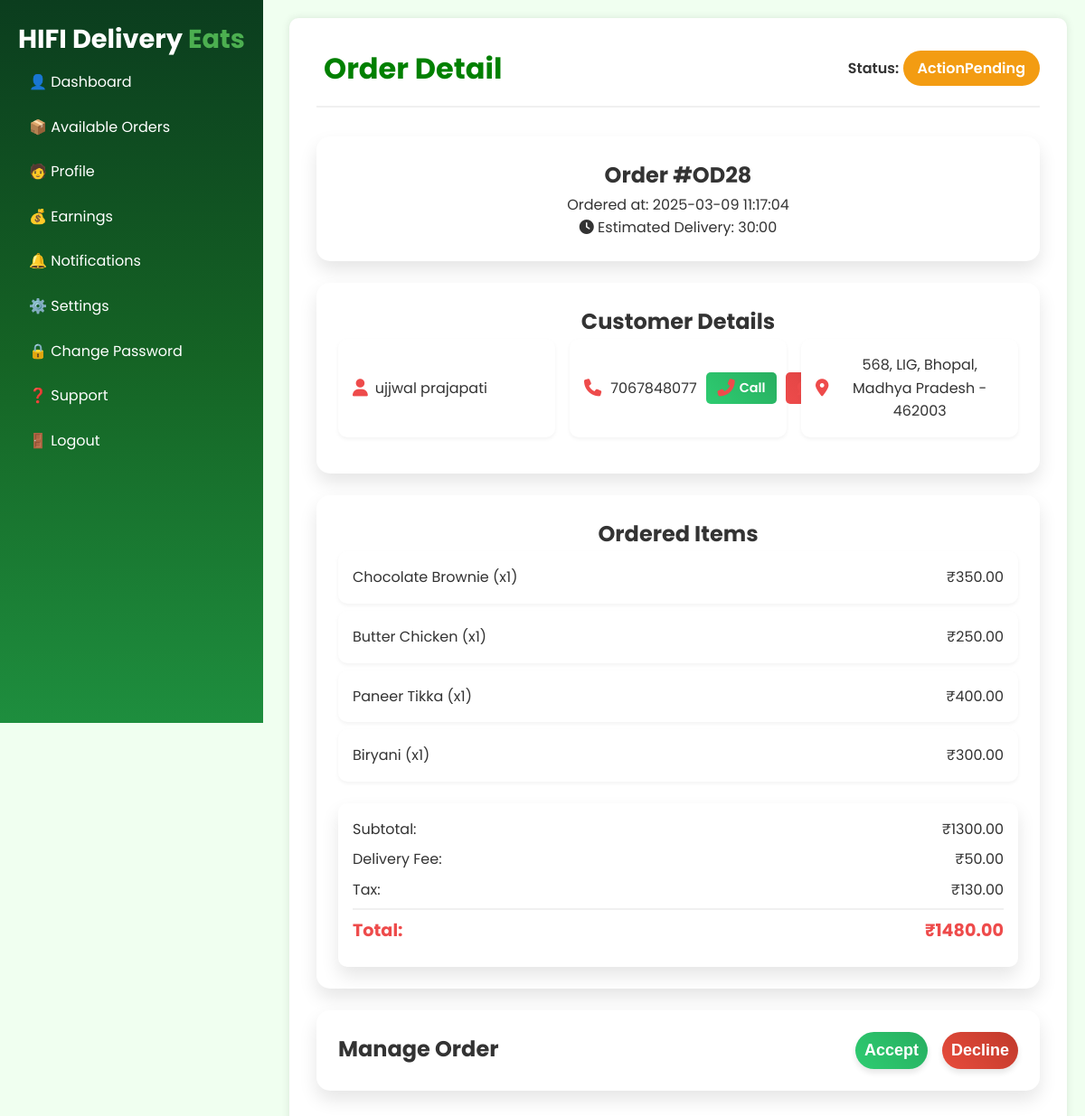
Before: /delivery-partner/order-detail/28 (signed in) with the older database file.
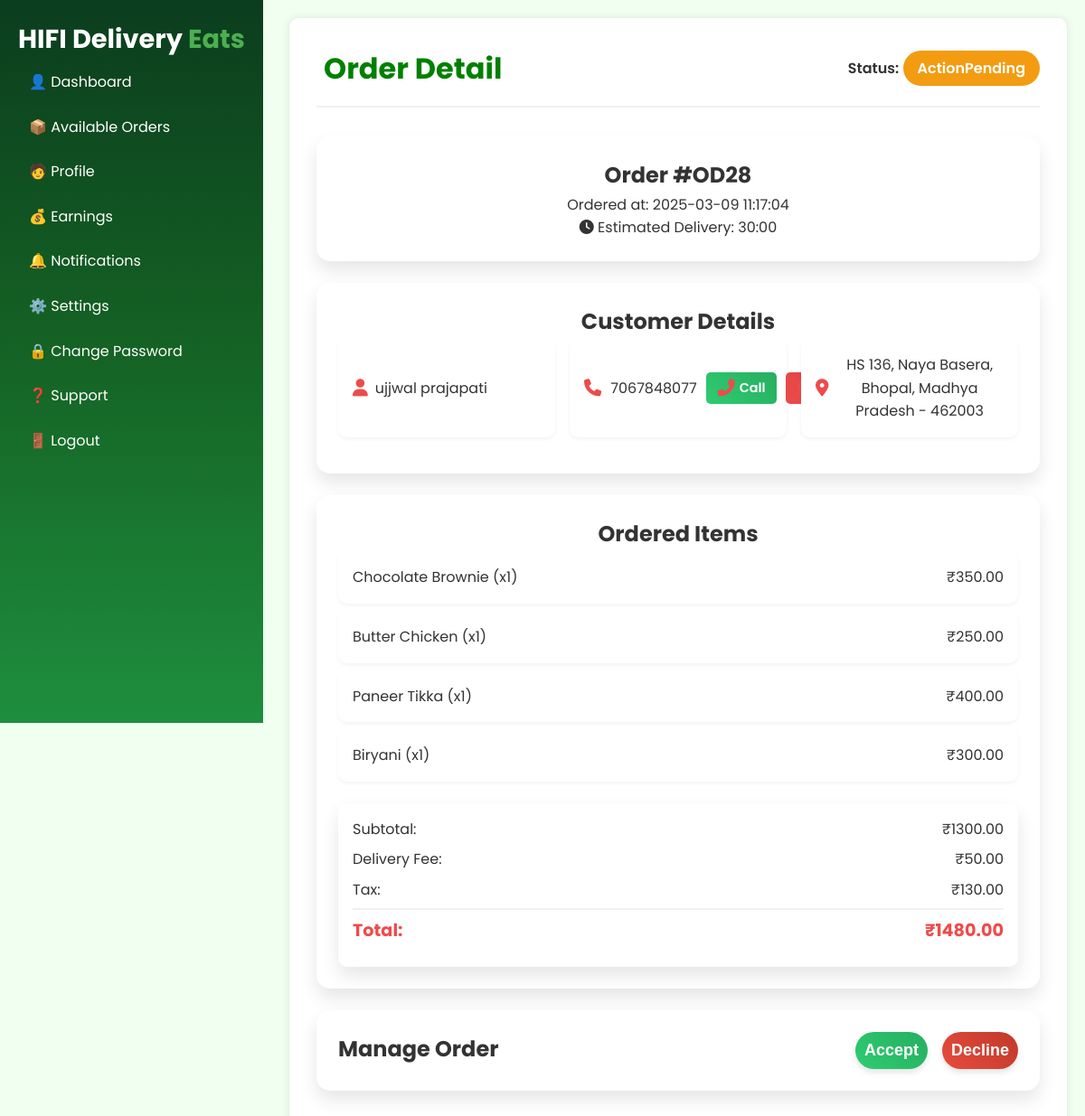
After: the same page with the newer database file.
### models.py (models this page shows, shortened)
class Address(db.Model):
    __tablename__ = 'address'
    id = db.Column(db.Integer, primary_key=True)
    customer_id = db.Column(db.Integer, db.ForeignKey('customer.id'), nullable=False)
    address_line = db.Column(db.String(255), nullable=False)
    city = db.Column(db.String(50), nullable=False)
    state = db.Column(db.String(50), nullable=False)
    zip_code = db.Column(db.String(20), nullable=False)
    is_preferred = db.Column(db.Boolean, default=False)

### routes.py (the view)
    @app.route('/delivery-partner/order-detail/<int:order_id>')
    def delivery_partner_order_detail(order_id):
        order = (
            db.session.query(Order)
            .options(
                joinedload(Order.user).joinedload(Customer.addresses),  # Load customer's addresses
                joinedload(Order.items).joinedload(OrderItem.menu_item)   # Load each order item's menu details
            )
            .filter(
                Order.delivery_agent_id == current_user.id,
                Order.id == order_id
            )
            .first()
        )
        if not order:
            return "Order not found", 404
        feedback = (
            db.session.query(DeliveryFeedback)
            .filter(
                DeliveryFeedback.delivery_agent_id == current_user.id,
                DeliveryFeedback.order_id == order_id
            )
            .first()
        )
        print(feedback)
        return render_template("delivery_agent/order_detail.html", user=current_user, order=order, feedback=feedback)

### models.py (called while the page is built)
    def __repr__(self):
        return f'<DeliveryFeedback Order:{self.order_id} Agent:{self.delivery_agent_id} Rating:{self.rating}>'

### templates/delivery_agent/order_detail.html (shortened to what this page needs)
{% extends "/delivery_agent/index.html" %} {% block css %}
<link rel="stylesheet" href="/css/delivery_agent/order_detail.css" />
{% endblock css %} {% block content %}
<header>
  <div class="logo">
    <h1>Order Detail</h1>
  </div>
  <div class="order-status">
    <span class="status-label">Status:</span>
    <span class="status-value" id="orderStatus"
      >{{ order.delivery_status }}</span
    >
  </div>
</header>
<main>
  <section class="order-info card">
    <h2>Order #OD{{ order.id }}</h2>
    <p class="order-time">
      Ordered at:
      <span id="orderTime"
        >{{ order.created_at.strftime('%Y-%m-%d %H:%M:%S') }}</span
      >
    </p>
    <div class="estimated-delivery">
      <i class="fas fa-clock"></i>
      <span>Estimated Delivery: </span>
      <span id="estimatedDelivery">30:00</span>
    </div>
  </section>
  <section class="customer-info card">
    <h2>Customer Details</h2>
    <div class="info-grid">
      <div class="info-item">
        <i class="fas fa-user"></i>
        <p id="customerName">{{ order.user.username }}</p>
      </div>
      <div class="info-item phone-info">
        <i class="fas fa-phone"></i>
        <p id="customerPhone">{{ order.user.phone }}</p>
        <div class="phone-actions">
          <a href="tel:{{ order.user.phone }}" class="btn btn-call">
            <i class="fas fa-phone-alt"></i> Call
          </a>
          <a href="sms:{{ order.user.phone }}" class="btn btn-text">
          </a>
        </div>
      </div>
      <div class="info-item">
        <i class="fas fa-map-marker-alt"></i>
        <p id="customerAddress">
          {% if order.user.addresses %} {{ order.user.addresses[0].address_line
          }}, {{ order.user.addresses[0].city }}, {{
          order.user.addresses[0].state }} - {{ order.user.addresses[0].zip_code
          }} {% else %} No address provided. {% endif %}
        </p>
      </div>
    </div>
  </section>
  <section class="order-items card">
    <h2>Ordered Items</h2>
    <ul id="itemList">
      {% for item in order.items %}
      <li>
        <span>{{ item.menu_item.name }} (x{{ item.quantity }})</span>
        <span>₹{{ '%.2f' | format(item.price * item.quantity) }}</span>
      </li>
      {% else %}
      <li>No items found.</li>
      {% endfor %}
    </ul>
    {% set ns = namespace(subtotal=0) %} {% for item in order.items %} {% set
    ns.subtotal = ns.subtotal + (item.price * item.quantity) %} {% endfor %} {%
    set delivery_fee = 50 %} {% set tax = ns.subtotal * 0.1 %} {% set total =
    ns.subtotal + delivery_fee + tax %}
    <div class="order-summary">
      <div class="summary-item">
        <span>Subtotal:</span>
        <span id="subtotal">₹{{ '%.2f' | format(ns.subtotal) }}</span>
      </div>
      <div class="summary-item">
        <span>Delivery Fee:</span>
        <span id="deliveryFee">₹{{ '%.2f' | format(delivery_fee) }}</span>
      </div>
      <div class="summary-item">
        <span>Tax:</span>
        <span id="tax">₹{{ '%.2f' | format(tax) }}</span>
      </div>
      <div class="summary-item total">
        <span>Total:</span>
        <span id="orderTotal">₹{{ '%.2f' | format(total) }}</span>
      </div>
    </div>
  </section>
  {% if order.delivery_status != "Delivered" and order.status != "Accepted" %}
  <section class="delivery-actions card">
    <div class="card-header">
      <h2 class="mb-0">Manage Order</h2>
    </div>
    <div class="card-body">
      <div class="button-row">
        <div class="button-col">
          <form action="/order/{{ order.id }}/accept" method="POST">
            <button type="submit" class="btn btn-success btn-block">
              Accept
            </button>
          </form>
        </div>
        <div class="button-col">
          <form action="/order/{{ order.id }}/decline" method="POST">
            <button type="submit" class="btn btn-danger btn-block">
              Decline
            </button>
          </form>
        </div>
      </div>
    </div>
  </section>
  {% endif %}
</main>
{% endblock content %}

Changed rows visible on the page:
removed Address: user "568, LIG", user "Bhopal", user "Madhya Pradesh", user "462003"
added Address: user "HS 136, Naya Basera", user "Bhopal", user "Madhya Pradesh", user "462003"
